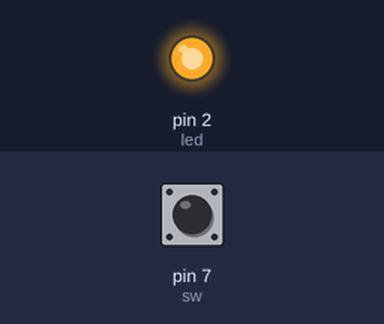
Simulated run of this sketch. Board: Arduino Uno, built with avr-gcc and run on an emulated ATmega328P. Shown: output pins drawn as LEDs (lit = HIGH). The test bench sets the inputs (shaded band); at power-on: pin 7 (sw) HIGH.

Above: at 1.2 s.
1.3 s: pin 7 (sw) pulled LOW for 0.15 s
At 1.37 s:
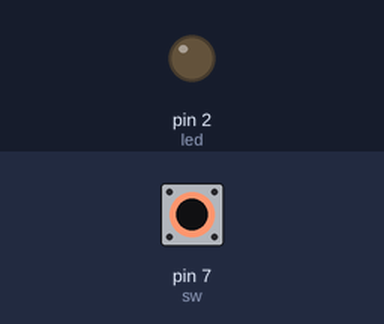
2.9 s: pin 7 (sw) pulled LOW for 3.2 s
At 6.5 s:
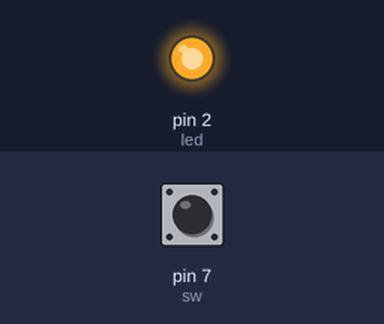
Timing chart, 0 to 8.0 s (numbered marks = the images above; inputs shaded):
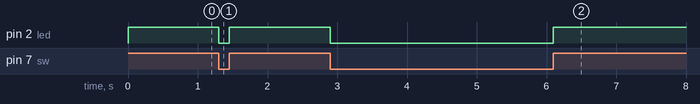

Measured:
- after the input at 1.3 s, pin 2 (led): HIGH → LOW at once, → HIGH 0.15 s later
- after the input at 2.9 s, pin 2 (led): HIGH → LOW at once, → HIGH 3.2 s later

The sketch:

slideswitch.ino
```cpp
// C++ code
//
int sw =7;
int led=2;

  void setup()
{
  pinMode(sw,INPUT);
  pinMode(led,OUTPUT);
  }
void loop()
{
  bool s= digitalRead(sw);
   digitalWrite(led,s);
}
```
